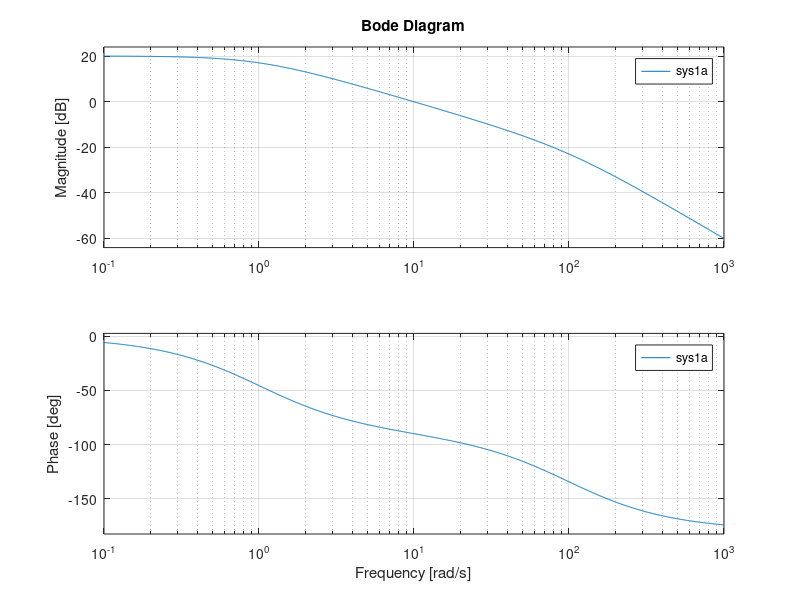
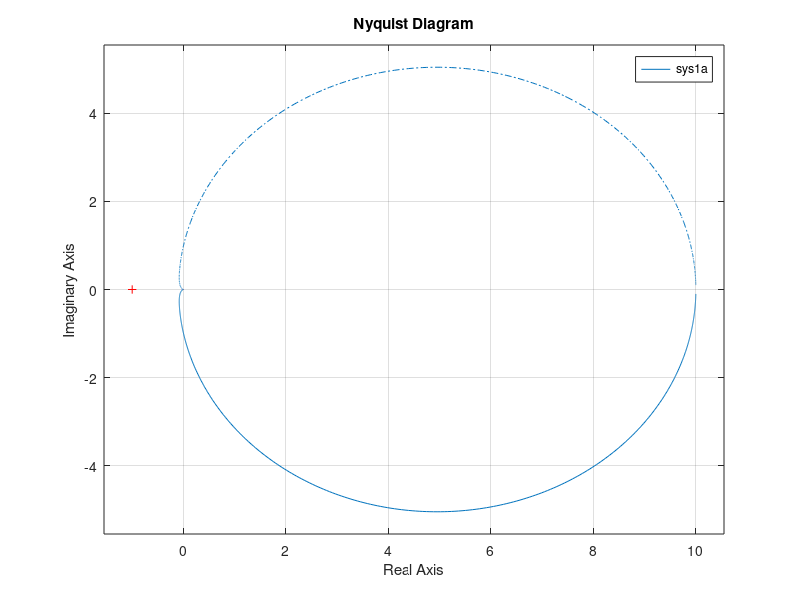

Write the MATLAB code that produced these figures, in order.
%help <nomecomando> da l'help sul comando specificato

clear all %Cancella tutte le variabili preesistenti

num1=10; % ; esegue ma non fa vedere il risultato
den1=[1 1]; %s+1  (metto la lista dei coefficienti dal pi� alto al pi� basso)
den2=[1/100 1]; %s/100+1

%convenzione: nei calcoli non metto il ;

den1=conv(den1,den2) %prodotto tra i due polinomi

%primo modo di definire i sistemi
sys1a=tf(num1,den1) %comando transfert function (va bene anche per i sistemi
                    %a tempo discreto)
                    %crea un oggetto sistema, simile ad una struttura C

 %altro metodo
 %definisco il sistema banale s, poi definisco il mio sistema in funzione
 %di s

 %utile se per esempio ho solo s^100, mi evita di scrivere 100 coefficienti

 %s da solo � un sistema improprio, in natura non esiste

 s=tf([1 0],1); %s/1

 %una volta definiti dei sistemi con il comando tf, posso interconnetterli
 %attraverso le normali operazioni aritmetiche (+, -, *, ^)

 sys1b=10/(0.01*s^2+1.01*s+1) %sistema di prima

 [z1,p1,g1]=zpkdata(sys1a,'v') %resituisce: elenco degli zeri (z1), elenco dei poli (p1)
                               % costante di trasferimento (g1). 'v' serve
                               % a "castare" le uscite in vettori

 bode(sys1a) %diagramma di bode REALE, non asintotico
             %tasto destro->grid per mostrare la griglia
             %accetta anche più sistemi: bode(sys1a, sys1b): li disegna sovrapposti

 [Gm1,Pm2,Wgm1,Wpm1]=margin(sys1a) %calcola il margine di fase (Gm1 = margine
                                   %di guadagno, Pm1=margine di fase, Wgm1=pulsazione
                                   %margine di guadagno, Wpm1=pulsazione di taglio)

 %margine di guadagno: prendo il sistema e lo chiudo su una retroazione
 %proporzionale (moltiplico per una costante K). Il margine di guadagno � il K massimo per cui il sistema
 %resta stabile: indica di quanto posso alzare il diagramma di bode
 %mantenendo un margine di fase positivo

 figure %fa una nuova figura per nyquist in modo da non sovrascrivere bode
 nyquist(sys1a) %mostra il diagramma di nyquist completo

 %posso usarlo per vedere la stabilit� in caso di sistemi instabili e non a
 %fase minima

 %il margine di guadagno in nyquist � la coastante K da moltiplicare per
 %far si che il diagrammma abbracci il pto (-1,0). Dice quanto possiamo
 %"gonfiare" il diagramma
